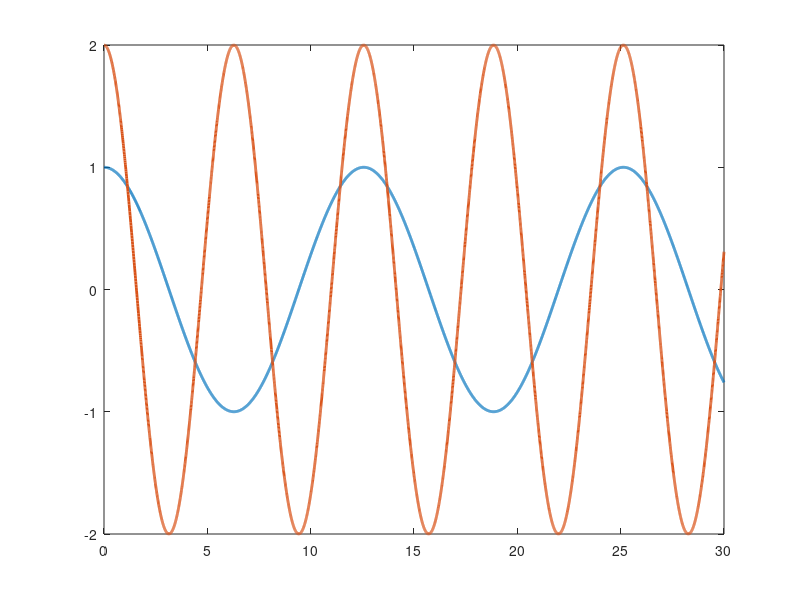

The MATLAB source for this figure: (Note: this script raises an error after producing the figure.)
function traditional_Rise
close all

%Set up dynamics for sim
p1       = 3.473;
p2       = 0.196;
p3       = 0.242;
f1       = 5.3;
f2       = 1.1;




% Simulation final time
tf   = 30;

% Initial condition vector (X0 must be same size and "form" as X and XDot below)
% (i.e., in this sim, X0 = [e1_0;e2_0;r_0;thetahat_0])

% define e2_0
e2_0 = [3;2];

% define intergrate part
intergrate_0 = [0;0];

theta    = [p1;p2;p3;f1;f2];

X0   = [4;10;e2_0;3;2;intergrate_0];


% Options for integration function
opts = odeset('RelTol',1e-3,'AbsTol',1e-3);

% Integrate (you can send the paramters theta to the dynamics as seen below)
uout = [];
[t,STATES] = ode45(@(t,X) tra_rise(t,X,theta),[0 tf],X0,opts);

% Set up desired trajectory data for plots (enter desired trajectory for your simulation)
qd = [cos(0.5*t) 2*cos(t)]';

% Parse integrated states (STATES is the same "form" as X0)
% (i.e., in this sim, STATES = [e r thetahat] over all time);
e1  = STATES(:,1:2)';
e2  = STATES(:,3:4)';
r  = STATES(:,5:6)';
intergrate = STATES(:,7:8)';



% Compute x from e and xd for plotting purposes
q  = e1 + qd;

% Plot the actual vs desired trajectories
figure(1)
plot(t,qd,'-','LineWidth',2)
hold on
ax = gca;
ax.ColorOrderIndex = 1;
plot(t,q,':','LineWidth',2)
hold off


figure(2)
plot(t,e1,'-','LineWidth',2)


figure(3)
plot(t,e2,'-','LineWidth',2)

figure(4)
K        = 10;
uout = (K+1)*e2 - (K+1)*e2_0 + intergrate;
plot(t,uout,'-','LineWidth',2)


function [XDot] = tra_rise(t,X,theta)

% Parse parameter vector
p1 = theta(1);
p2 = theta(2);
p3 = theta(3);
f1 = theta(4);
f2 = theta(5);

e2_0 = [3;2];

% Select gains for controller
K        = 10;
a1       = 1.5;
a2       = 1.5;
Beta     = 10; 


% Desired trajectory and needed derivatives
qd       = [cos(0.5*t);2*cos(t)];
qdDot    = [-0.5*sin(0.5*t); -2*sin(t)];   %Enter the expression
qdDotDot = [-0.25*cos(0.5*t); -2*cos(t)];  %Enter the expression 


% Parse current states (X is the same size and "form" as X0)
% (i.e., in this sim, X = [e;r;thetahat])
e1       = [X(1);X(2)];
e2       = [X(3);X(4)];
r        = [X(5);X(6)];
intergrate     = [X(7);X(8)];


% Compute current x and xDot for convenience
q        = e1 + qd;
qDot     = e2 - a1*e1 + qdDot;

% Compute cos(x2) and sin(x2) for convenience
c2       = cos(q(2));
s2       = sin(q(2));

% Compute current matrices for the dynamics 
% with interuption interruption Taud
M        = [p1 + 2*p3*c2 p2 + p3*c2;p2 + p3*c2 p2];
Vm       = [-p3*s2*qDot(2) -p3*s2*(qDot(1) + qDot(2));p3*s2*qDot(1) 0];
fd       = [f1 0;0 f2];

Taud     = [0.5*cos(0.5*t); sin(t)];


% Design RISE term
intergrate_dot = (K+1)*a2*e2 + Beta*sign(e2);
miu1 = (K+1)*e2 - (K+1)*e2_0 + intergrate;

% Design input u
u = miu1;

e1Dot = e2 - a1*e1;
e2Dot = a1*e1Dot - M\(-Vm * qDot -fd*qDot + u - Taud) + qdDotDot;

XDot   = [e1Dot;e2Dot;0;0;intergrate_dot];
